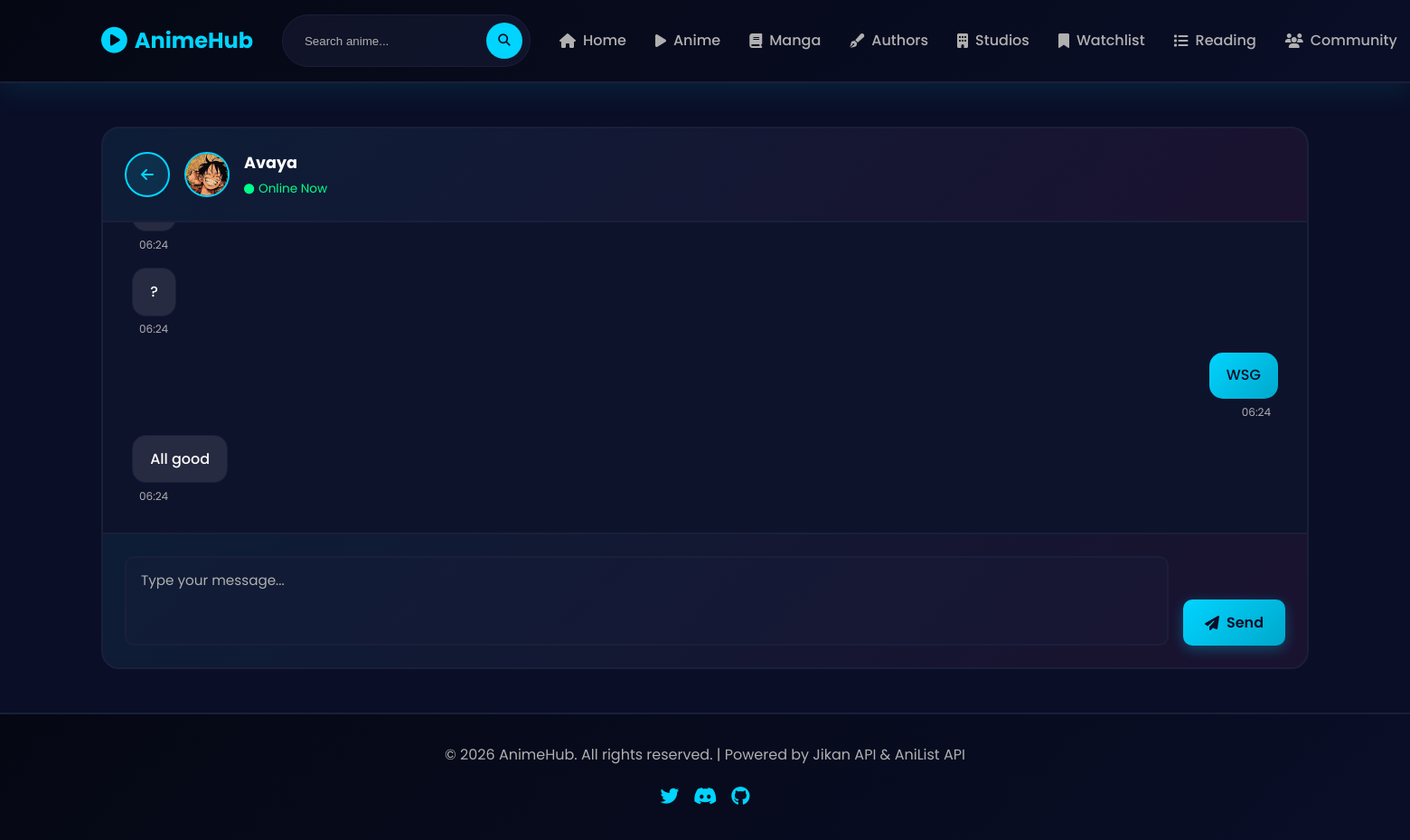
The page /chat/3 (signed in) on the database its author committed.
### app.py (models this page shows)
class UserProfile(db.Model):
    id = db.Column(db.Integer, primary_key=True)
    user_id = db.Column(db.Integer, db.ForeignKey('user.id'), nullable=False, unique=True)
    bio = db.Column(db.String(500))
    profile_image = db.Column(db.String(500), default='https://via.placeholder.com/150?text=No+Avatar')
    favorite_anime = db.Column(db.String(255))
    favorite_manga = db.Column(db.String(255))
    location = db.Column(db.String(100))
    joined_at = db.Column(db.DateTime, default=datetime.utcnow)
    last_seen = db.Column(db.DateTime, default=datetime.utcnow)
    is_online = db.Column(db.Boolean, default=False)

class User(db.Model):
    id = db.Column(db.Integer, primary_key=True)
    username = db.Column(db.String(80), unique=True, nullable=False)
    email = db.Column(db.String(120), unique=True, nullable=False)
    password = db.Column(db.String(255), nullable=False)
    created_at = db.Column(db.DateTime, default=datetime.utcnow)
    watchlist = db.relationship('Watchlist', backref='user', lazy=True, cascade='all, delete-orphan')
    readinglist = db.relationship('ReadingList', backref='user', lazy=True, cascade='all, delete-orphan')
    sent_messages = db.relationship('Message', backref='sender_user', lazy=True, foreign_keys='Message.sender_id', cascade='all, delete-orphan')
    received_messages = db.relationship('Message', backref='receiver_user', lazy=True, foreign_keys='Message.receiver_id')

class Message(db.Model):
    id = db.Column(db.Integer, primary_key=True)
    sender_id = db.Column(db.Integer, db.ForeignKey('user.id'), nullable=False)
    receiver_id = db.Column(db.Integer, db.ForeignKey('user.id'), nullable=True)  # None for public messages
    content = db.Column(db.Text, nullable=False)
    is_public = db.Column(db.Boolean, default=False)  # Public = visible to all, Private = one-on-one
    anime_topic = db.Column(db.String(255))  # Optional: which anime they're discussing
    created_at = db.Column(db.DateTime, default=datetime.utcnow)
    is_read = db.Column(db.Boolean, default=False)

### app.py (the view)
@app.route('/chat/<int:user_id>')
@login_required
def private_chat(user_id):
    other_user = User.query.get_or_404(user_id)
    other_profile = UserProfile.query.filter_by(user_id=user_id).first()
    messages = Message.query.filter(
        ((Message.sender_id == session['user_id']) & (Message.receiver_id == user_id) & (~Message.is_public)) |
        ((Message.sender_id == user_id) & (Message.receiver_id == session['user_id']) & (~Message.is_public))
    ).order_by(Message.created_at.asc()).all()
    return render_template('chat.html', other_user=other_user, other_profile=other_profile, messages=messages)

### app.py (called while the page is built)
def login_required(f):
    @wraps(f)
    def decorated_function(*args, **kwargs):
        if 'user_id' not in session:
            return redirect(url_for('login'))
        return f(*args, **kwargs)
    return decorated_function

### templates/chat.html (shortened to what this page needs)
{% extends "base.html" %}
{% block content %}
<div class="chat-container">
    <div class="chat-header">
        <a href="{{ url_for('users_list') }}" class="back-button">
            <i class="fas fa-arrow-left"></i>
        </a>
        <div class="chat-user-info">
            <img src="{{ other_profile.profile_image if other_profile else 'https://via.placeholder.com/50?text=Avatar' }}"
                 alt="{{ other_user.username }}"
                 class="chat-avatar">
            <div class="chat-user-details">
                <h2 class="chat-username">{{ other_user.username }}</h2>
                {% if other_profile and other_profile.is_online %}
                <p class="online-status">
                    <i class="fas fa-circle"></i>
                    Online Now
                </p>
                {% else %}
                <p class="offline-status">
                    <i class="fas fa-circle"></i>
                    Offline
                </p>
                {% endif %}
            </div>
        </div>
    </div>
    <div class="chat-messages" id="chatMessages">
        {% for message in messages %}
        <div class="message {% if message.sender_id == session.user_id %}sent{% else %}received{% endif %}">
            <div class="message-content">
                {{ message.content }}
            </div>
            <span class="message-time">{{ message.created_at.strftime('%H:%M') }}</span>
        </div>
        {% endfor %}
    </div>
    <div class="chat-input-area">
        <textarea
            id="messageInput"
            placeholder="Type your message..."
            class="message-textarea"
            rows="3"
        ></textarea>
        <button id="sendButton" class="btn btn-primary">
            <i class="fas fa-paper-plane"></i>
            Send
        </button>
    </div>
</div>
{% endblock %}

### static/css/style.css (style rules this page uses)
* { margin: 0; padding: 0; box-sizing: border-box; }
:root { --primary-color: #00d4ff; --secondary-color: #ff006e; --accent-color: #ffd60a; --bg-dark: #0a0e27; --bg-darker: #050813; --text-primary: #ffffff; --text-secondary: #b0b0b0; --border-color: #1a1f3a; --success: #00ff88; --danger: #ff4444; --warning: #ffaa00; --info: #00d4ff; }
html { scroll-behavior: smooth; }
body { font-family: 'Poppins', sans-serif; background-color: var(--bg-dark); color: var(--text-primary); line-height: 1.6; overflow-x: hidden; }
.btn { padding: 0.8rem 1.5rem; border: none; border-radius: 10px; font-weight: 600; cursor: pointer; transition: all 0.3s ease; display: inline-flex; align-items: center; gap: 0.5rem; text-decoration: none; font-family: inherit; font-size: 1rem; }
.btn-primary { background: linear-gradient(135deg, var(--primary-color), #00a8cc); color: var(--bg-dark); box-shadow: 0 4px 15px rgba(0, 212, 255, 0.3); }
.back-button { background: rgba(0, 212, 255, 0.1); border: 2px solid var(--primary-color); color: var(--primary-color); width: 50px; height: 50px; border-radius: 50%; display: flex; align-items: center; justify-content: center; text-decoration: none; cursor: pointer; transition: all 0.3s ease; flex-shrink: 0; }

### templates/chat.html (style rules this page uses)
.chat-container { display: flex; flex-direction: column; height: calc(100vh - 200px); background: rgba(26, 31, 58, 0.3); border: 2px solid var(--border-color); border-radius: 20px; overflow: hidden; }
.chat-header { display: flex; align-items: center; gap: 1rem; padding: 1.5rem; border-bottom: 2px solid var(--border-color); background: linear-gradient(135deg, rgba(0, 212, 255, 0.05), rgba(255, 0, 110, 0.05)); }
.chat-user-info { display: flex; align-items: center; gap: 1rem; flex: 1; }
.chat-avatar { width: 50px; height: 50px; border-radius: 50%; object-fit: cover; border: 2px solid var(--primary-color); }
.chat-user-details { display: flex; flex-direction: column; gap: 0.25rem; }
.chat-username { font-size: 1.1rem; font-weight: 700; }
.online-status { color: var(--success); font-size: 0.85rem; display: flex; align-items: center; gap: 0.3rem; }
.online-status i, .offline-status i { font-size: 0.7rem; }
.chat-messages { flex: 1; overflow-y: auto; padding: 2rem; display: flex; flex-direction: column; gap: 1rem; }
.message { display: flex; flex-direction: column; gap: 0.3rem; max-width: 70%; animation: slideIn 0.3s ease; }
.message.sent { align-self: flex-end; align-items: flex-end; }
.message.received { align-self: flex-start; align-items: flex-start; }
.message-content { background: linear-gradient(135deg, var(--primary-color), #00a8cc); color: var(--bg-dark); padding: 0.8rem 1.2rem; border-radius: 15px; word-wrap: break-word; font-weight: 500; }
.message.received .message-content { background: rgba(255, 255, 255, 0.1); color: var(--text-primary); border: 1px solid var(--border-color); }
.message-time { font-size: 0.75rem; color: var(--text-secondary); padding: 0 0.5rem; }
.chat-input-area { padding: 1.5rem; border-top: 2px solid var(--border-color); background: linear-gradient(135deg, rgba(0, 212, 255, 0.05), rgba(255, 0, 110, 0.05)); display: flex; gap: 1rem; align-items: flex-end; }
.message-textarea { flex: 1; background: rgba(26, 31, 58, 0.3); border: 2px solid var(--border-color); color: var(--text-primary); padding: 0.8rem 1rem; border-radius: 10px; font-family: inherit; font-size: 0.95rem; transition: all 0.3s ease; resize: none; }
.message-textarea::placeholder { color: var(--text-secondary); }
#sendButton { height: fit-content; }

### rows shown on the page
UserProfile: profile_image (picture)
User: username "Avaya"
Message: created_at "06:24"
Message: content "?", created_at "06:24"
Message: content "WSG", created_at "06:24"
Message: content "All good", created_at "06:24"
